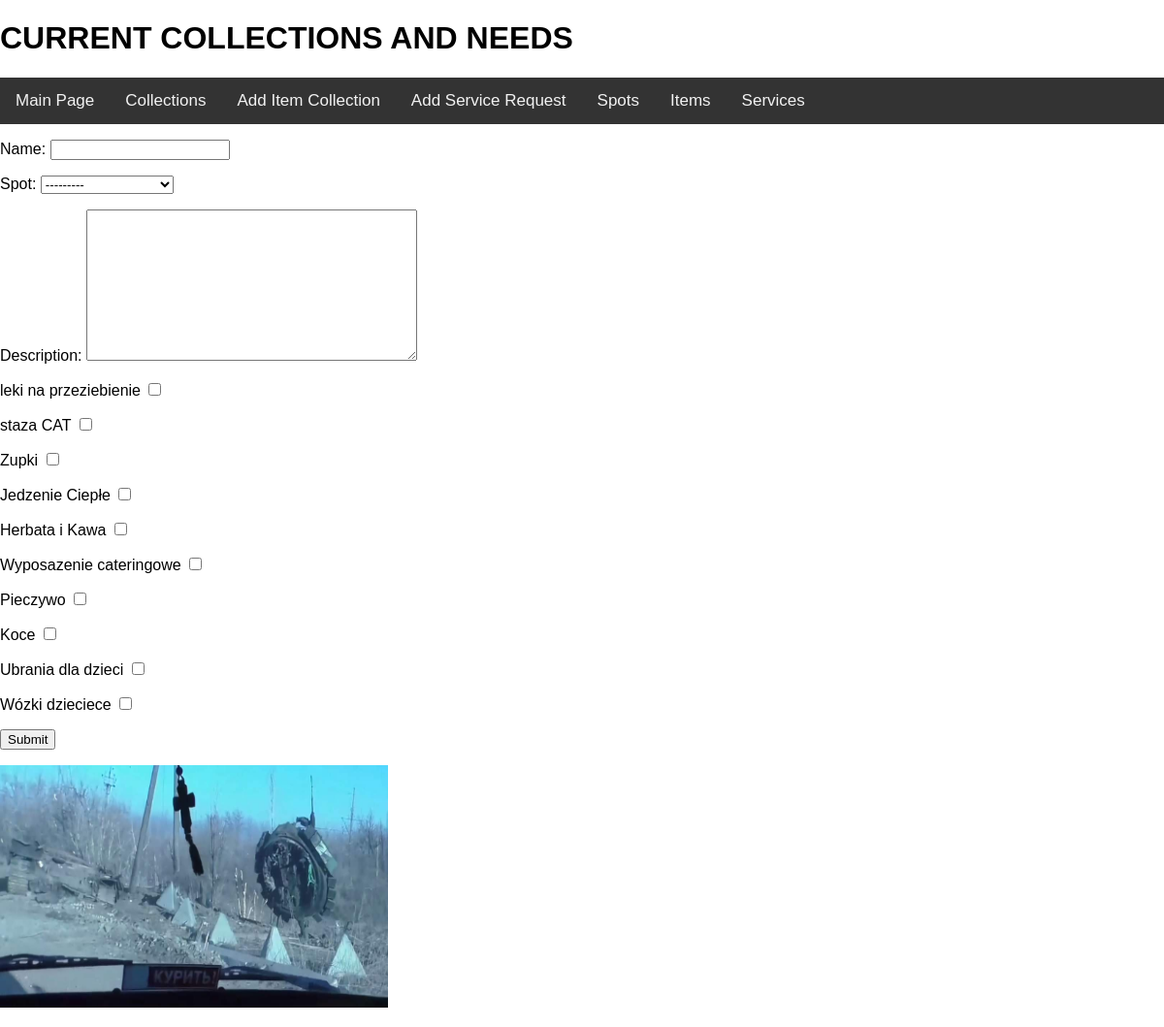
/AidplannerApp/collections/add_collection_item/ (signed in), run on the app's committed database.
### AidplannerApp/models.py (models this page shows, shortened)
class Spot(models.Model):
    def __str__(self):
        return self.name
    name = models.CharField(max_length=64)
    address = models.CharField(max_length=128)
    details = models.TextField(null=True)

class Item(models.Model):
    def __str__(self):
        return self.name
    name = models.CharField(max_length=64)
    description = models.CharField(max_length=360)

### AidplannerApp/views.py (the view, shortened to what this page needs)
# urls.py: path('collections/add_collection_item/', views.AddCollectionItem.as_view(), name='add_collection_item'),
class AddCollectionItem(LoginRequiredMixin, View):
    def get(self, request):
        form = AddItemCollectionForm()
        items = Item.objects.all()
        return render(request, 'form2.html', {'form': form, 'items': items})

### AidplannerApp/forms.py
class AddItemCollectionForm(forms.ModelForm):
    class Meta:
        model = ItemCollection
        exclude = ['items']

### templates/form2.html (shortened to what this page needs)
{% extends 'collections.html' %}
{% block MAINBLOCK %}
    <form method="post">
        {{ form.as_p }}
        {% if items %}
        {% for item in items.all %}
        <p><label>{{ item }}</label>
            <input type="checkbox" name="items" value="{{ item.pk }}" /></p>
        {% endfor %}
        {% endif %}
    <input type="submit">
    </form>
{% endblock %}

### AidplannerApp/static/css/base.css (style rules this page uses)
body { margin: 0; font-family: Arial, Helvetica, sans-serif; }
:root { --link-color: #ff6600; --light-link-color: #fffffa; --background-color: #4b4c4a; --lighter-background-color: #5a615f; --lighter-text-color: #9fa292; --dark-text: #000000; --blue: #007bff; --yellow: #ffc107; --green: #1e7e34; font-size: 16px; }

### data on the page
Item: name "leki na przeziebienie"
Item: name "staza CAT"
Item: name "Zupki"
Item: name "Jedzenie Ciepłe"
Item: name "Herbata i Kawa"
Item: name "Wyposazenie cateringowe"
Item: name "Pieczywo"
Item: name "Koce"
Item: name "Ubrania dla dzieci"
Item: name "Wózki dzieciece"
